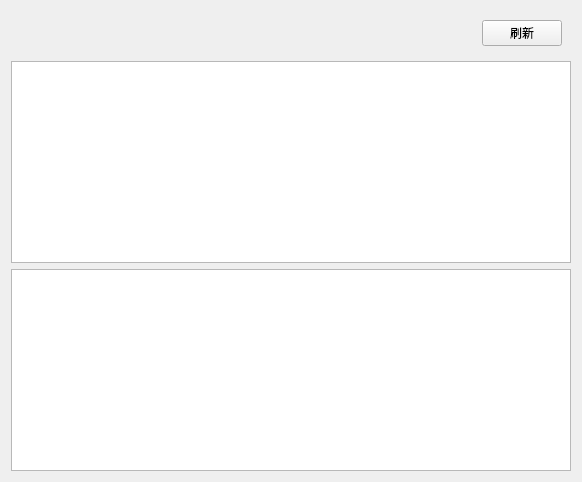
<?xml version="1.0" encoding="UTF-8"?>
<ui version="4.0">
 <class>HsAnalysis</class>
 <widget class="QWidget" name="HsAnalysis">
  <property name="geometry">
   <rect>
    <x>0</x>
    <y>0</y>
    <width>582</width>
    <height>482</height>
   </rect>
  </property>
  <property name="windowTitle">
   <string>Form</string>
  </property>
  <layout class="QVBoxLayout" name="verticalLayout">
   <item>
    <widget class="QWidget" name="widget" native="true">
     <layout class="QHBoxLayout" name="horizontalLayout">
      <item>
       <spacer name="horizontalSpacer">
        <property name="orientation">
         <enum>Qt::Horizontal</enum>
        </property>
        <property name="sizeHint" stdset="0">
         <size>
          <width>732</width>
          <height>20</height>
         </size>
        </property>
       </spacer>
      </item>
      <item>
       <widget class="QLabel" name="Time">
        <property name="text">
         <string/>
        </property>
       </widget>
      </item>
      <item>
       <widget class="QPushButton" name="pushButton">
        <property name="text">
         <string>刷新</string>
        </property>
        <property name="checkable">
         <bool>false</bool>
        </property>
       </widget>
      </item>
     </layout>
    </widget>
   </item>
   <item>
    <widget class="QTableWidget" name="tableWidget"/>
   </item>
   <item>
    <widget class="QTableWidget" name="qualityindex"/>
   </item>
  </layout>
 </widget>
 <resources/>
 <connections/>
</ui>
